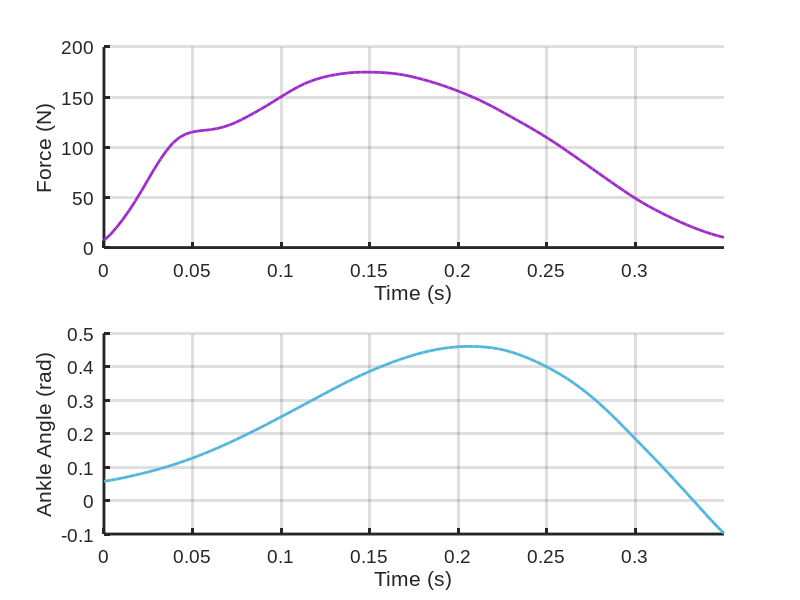

Write MATLAB code to recreate this figure. (Note: this script raises an error after producing the figure.)
fprintf('\n');
%% Problem 1b
% In this problem, we are going to use a built-in Matlab differential
% equation solver called ode45 to quickly find specific solutions to an
% initial value problem.

% Define some things to make our plots look nice
fs = 14; % Font size
fn = 'Arial'; %Font name
lw = 2; % Linewidth
primColor = [159  45 201]/ 255; 
secColor  = [82  181 223]/ 255;
terColor  = [223  82  82]/ 255;

% First, we load in any time-dependant values (our ancillary functions).
GRF = load('GRFdata.mat');
GRFvals = GRF.GRFvals;
GRFtime = GRF.GRFtime;
bioAnkAngle = deg2rad(GRF.ankAngle);
ankAngleTime = GRF.GRFtime; % GRF and ankle angle use the same time vector

figure(1); 
subplot(2,1,1); plot(GRFtime, GRFvals, 'linewidth', lw,'color',primColor);
ylabel('Force (N)')
xlabel('Time (s)')
xlim([0 0.35])
grid on
set(gca, 'FontSize', fs, 'FontName', fn, 'linewidth', lw, 'box', 'off') % apply our beautiful formatting

subplot(2,1,2); plot(ankAngleTime, bioAnkAngle, 'linewidth', lw,'color',secColor);
ylabel('Ankle Angle (rad)')
xlabel('Time (s)')
xlim([0 0.35])
grid on
set(gca, 'FontSize', fs, 'FontName', fn, 'linewidth', lw, 'box', 'off') % apply our beautiful formatting
%% Still part 1b
% Next, we define our constants. We are going to do this outside of
% passiveProsODEfun and pass them in, so we can easily modify the values.
b = 1; %**Fill in the damping value here**
k = 100; %**Fill in the spring constant here**
theta_sp = 0; %**Fill in the spring setpoint here**
L = 0.2; %**Fill in foot length here**

% Now, define initial conditions
theta_0 = bioAnkAngle(1); %start at the same initial value as the bio ankle

% Tell the solver how long to run
tSolver = [GRFtime(1), GRFtime(end)]; % we want this to run for the full stance phase.

% This is where we solve the differential equation. Take a look at Matlab's
% ODE45 documentation for a look at how this all works: 
% https://www.mathworks.com/help/matlab/ref/ode45.html
% **You'll need to open up the passiveProsODEfun and add some code there to
% make this work!**
[t, theta] = ode45(@(t,theta) passiveProsODEfun(t,theta,b,k,theta_sp,L,GRFvals,GRFtime),...
                        tSolver, theta_0);

% Plot your results
figure(2)
plot(GRFtime, bioAnkAngle, 'linewidth',lw, 'color', secColor)
hold on
%**Write code here to add your results to the plot, in UCLA blue!**
plot(t, theta, 'linewidth',lw, 'color', primColor)
hold off
xlabel('Time (s)')
ylabel('Angle (rad)')
xlim([0 0.35])
legend({'bio','pros'}, 'box','off')
set(gca, 'FontSize', fs, 'FontName', fn, 'linewidth', lw, 'box', 'off') % apply our beautiful formatting

%% Problem 1c
% How far off are we? We can quantify this with a value called root mean
% square error (RMSE).

% We'll want to interpolate our results to the proper time vector, so we
% can compare directly with the biological ankle angle trajectory.
thetaAdj = interp1(t, theta, GRFtime,'pchip','extrap');

% Now, we find the RMSE
err = bioAnkAngle-thetaAdj;
RMSEankAng = sqrt(mean(err.^2));
fprintf('The RMSE value for part 1c is: %.4f\n',RMSEankAng);

%% Problem 1d
% Now we're going to do a brute-force search of the spring's parameter 
% space, to see if we can improve on our results.

% First, we define the space over which we will search.
kVals = linspace(10,100,20);
theta_spVals = linspace(-0.6,0.1,25); %**Fill this in with code to generate the search range,
                   % as described in the problem text.**
   
% Here, we iterate through all the combinations and calculate RMSE
RMSEs = zeros(length(kVals),length(theta_spVals)); % generate empty storage matrix
for kVal = 1:length(kVals)
    for theta_spVal = 1:length(theta_spVals)
        k_cur = kVals(kVal); % we grab the current values of k and theta_sp
        theta_sp_cur = theta_spVals(theta_spVal);
        
        % Plug those values in for k and theta_sp, and run the solver.
        [t_cur, theta_cur] = ode45(@(t,theta) passiveProsODEfun(t,theta,b,k_cur,...
            theta_sp_cur,L,GRFvals,GRFtime),tSolver,theta_0); 
        
        % Calculate the RMSE associated with these parameters
        %**Write some code to calculate RMSE, just like in part 1c.**
        thetaAdj_cur = interp1(t_cur, theta_cur, GRFtime,'pchip','extrap');
        err1 = bioAnkAngle-thetaAdj_cur;
        RMSEankAng1 = sqrt(mean(err1.^2));
        RMSE_cur = RMSEankAng1; %**Fill this in to set this variable equal to the
                       % RMSE value associated with the current parameters**
        
        % Store the RMSE values
        RMSEs(kVal,theta_spVal) = RMSE_cur;
    end
end

% add the results to a surface
figure(3)
[X,Y] = meshgrid(theta_spVals,kVals);
surf(X,Y,RMSEs);

% Make it pretty
view(3); % look at the surface from the side
colormap hot % change the colors
set(gca, 'FontSize', fs, 'FontName', fn, 'linewidth', lw, 'box', 'off') % apply our beautiful formatting
xlabel('Set Point (rad)')
ylabel('Stiffness (nm/rad)')
zlabel('RMSE (rad)')

% Find the minimum value
minRMSE = min(min(RMSEs));
fprintf('The minimum RMSE value for part 1dis: %.4f\n',minRMSE);

%**Write code here to identify the values of k and theta_sp that produce the
%minimum RMSE. Hint: check out the "min" function.**
%[SOME CODE HERE]
[x,y] = find(RMSEs==minRMSE);
minThetaSP = theta_spVals(y);
minKval = kVals(x);
fprintf('The theta_sp value that produced the minimum RMSE value is: %.4f\n',minThetaSP);
fprintf('The k value that produced the minimum RMSE value is: %.4f\n',minKval);


% Plot the optimized results
%**Write code here to re-solve the differential equation using your
%optimized values for k and theta_sp. Then, plot the results against the
%biological ankle angle, as we did at the end of part 1b.**
[t1, theta1] = ode45(@(t,theta) passiveProsODEfun(t,theta,b,minKval,minThetaSP,L,GRFvals,GRFtime),...
                        tSolver, theta_0);
figure(4)
plot(GRFtime, bioAnkAngle, 'linewidth',lw, 'color', secColor)
hold on
%**Write code here to add your results to the plot, in UCLA blue!**
plot(t1, theta1, 'linewidth',lw, 'color', primColor)
hold off
xlabel('Time (s)')
ylabel('Angle (rad)')
xlim([0 0.35])
legend({'bio','pros'}, 'box','off')
set(gca, 'FontSize', fs, 'FontName', fn, 'linewidth', lw, 'box', 'off')
